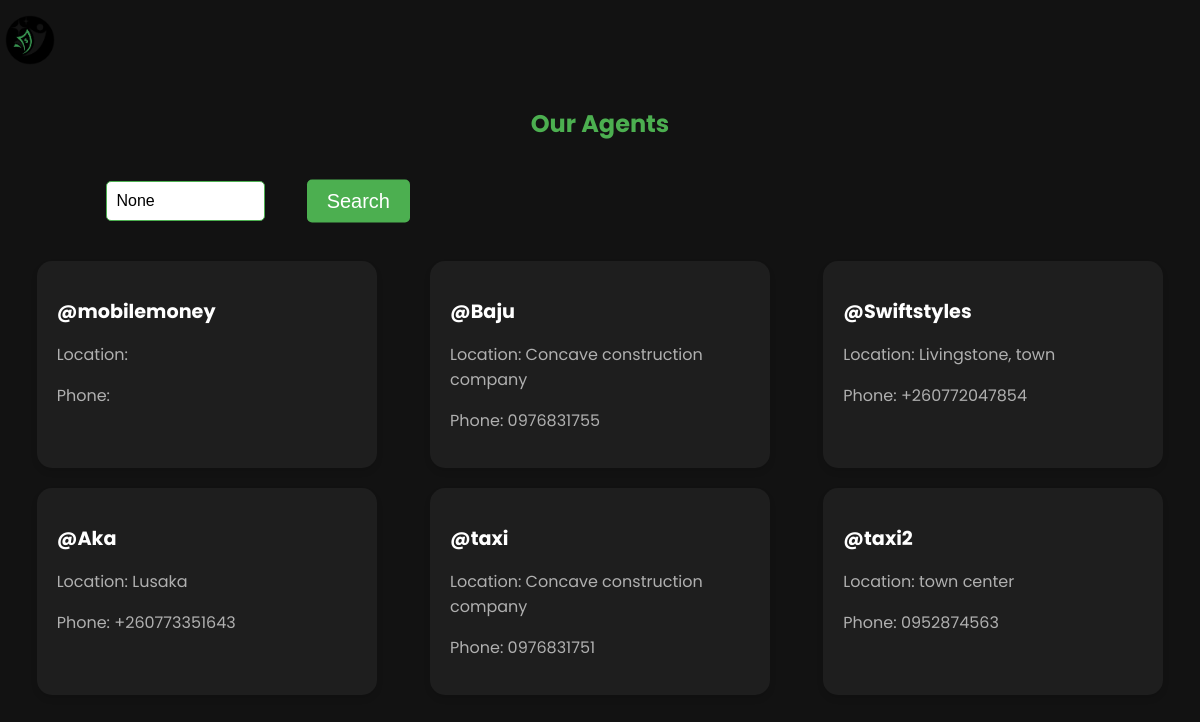
/agents/, run on the app's committed database.
### users/models.py (models this page shows, shortened)
class CustomUser(AbstractUser):
    first_name = models.CharField(max_length=100)
    last_name = models.CharField(max_length=100)
    phone_number = models.CharField(max_length=13, unique=True)
    house_number = models.CharField(max_length=50)
    business_location = models.CharField(max_length=255)
    profile_pic = models.ImageField(upload_to='profile_pics/', null=True, blank=True)
    profile_pic_thumbnail = models.ImageField(upload_to='profile_pics/thumbnails/', null=True, blank=True)
    is_approved = models.BooleanField(default=False)
    is_admin = models.BooleanField(default=False)
    is_driver = models.BooleanField(default=False)  # Add this line# Add this line

### mma/views.py (the view)
# urls.py: path('agents/', views.agent_list, name='agent_list'),
def agent_list(request):
    query = request.GET.get('q')
    if query:
        agents = CustomUser.objects.filter(business_location__icontains=query, is_admin=False)
    else:
        agents = CustomUser.objects.filter(is_admin=False)
    return render(request, 'agent_list.html', {
        'agents': agents,
        'query': query,
    })

### mma/templates/agent_list.html (shortened to what this page needs)
{% extends 'base.html' %}
{% block content %}
<div class="dashboard-container">
    <h1 class="page-title">Our Agents</h1>
    <div class="search-form">
        <form method="GET" action="{% url 'agent_list' %}">
            <input type="text" name="q" class="search-input" placeholder="Search by location..." value="{{ query }}">
            <button type="submit" class="search-btn">Search</button>
        </form>
    </div>
    {% if agents %}
        <div class="card-container">
            {% for agent in agents %}
                <div class="card">
                    <h2 class="card-title">@{{ agent.username }}</h2>
                    <p class="card-content">Location: {{ agent.business_location }}</p>
                    <p class="card-content">Phone: {{ agent.phone_number }}</p>
                </div>
            {% endfor %}
        </div>
    {% else %}
        <p>No agents found in this location.</p>
    {% endif %}
</div>
{% endblock %}

### mma/templates/base.html (style rules this page uses)
:root { --primary-color: #4CAF50; --secondary-color: #2196F3; --background-color: #121212; --card-background: #1E1E1E; --text-color: #FFFFFF; --secondary-text: #B0B0B0; --nav-height: 60px; --table-header-bg: #333; --table-row-bg: #1E1E1E; --table-row-alt-bg: #2E2E2E; }
body { font-family: 'Poppins', sans-serif; background-color: var(--background-color); color: var(--text-color); margin: 0; padding-top: 70px; }
.page-title { font-size: 2.5em; margin-bottom: 20px; color: var(--primary-color); text-align: center; }
.card-container { display: grid; grid-template-columns: repeat(auto-fit, minmax(250px, 1fr)); gap: 20px; }
.card { background-color: var(--card-background); border-radius: 15px; padding: 20px; box-shadow: 0 4px 15px rgba(0, 0, 0, 0.1); transition: transform 0.3s, box-shadow 0.3s; }
.card-title { font-size: 1.5em; margin-bottom: 10px; color: var(--primary-color); }
.card-content { font-size: 1.2em; color: var(--text-color); }
button { background-color: #007bff; color: white; border: none; padding: 5px 10px; cursor: pointer; border-radius: 4px; }
.search-form { position: relative; width: 400px; max-width: 100%; }
.search-input { width: 100%; padding: 10px 40px 10px 15px; border: 2px solid #ddd; border-radius: 30px; font-size: 16px; outline: none; }
.search-btn { position: absolute; right: 10px; top: 50%; transform: translateY(-50%); background-color: transparent; border: none; cursor: pointer; color: var(--primary-color); font-size: 20px; }

### mma/templates/agent_list.html (style rules this page uses)
.dashboard-container { display: flex; flex-direction: column; gap: 20px; margin-bottom: 20px; }
.page-title { font-size: 1.5rem; color: var(--primary-color); margin-bottom: 20px; text-align: center; }
.search-form { display: flex; justify-content: center; margin-bottom: 20px; }
.search-input { padding: 10px; font-size: 1rem; border: 1px solid var(--primary-color); border-radius: 5px; width: 60%; max-width: 400px; }
.search-btn { background-color: var(--primary-color); color: white; padding: 10px 20px; border-radius: 5px; margin-left: 10px; cursor: pointer; border: none; transition: background-color 0.3s ease; }
.card-container { display: grid; gap: 20px; grid-template-columns: repeat(auto-fit, minmax(250px, 1fr)); justify-items: center; margin-bottom: 40px; }
.card { background-color: var(--card-background); border-radius: 15px; padding: 20px; width: 100%; max-width: 300px; box-shadow: 0 4px 6px rgba(0, 0, 0, 0.1); transition: transform 0.2s ease-in-out; }
.card-title { font-size: 1.2rem; color: var(--text-color); margin-bottom: 10px; }
.card-content { font-size: 1rem; color: var(--secondary-text); margin-bottom: 15px; }
@media (max-width: 1200px) { .card-container { grid-template-columns: repeat(3, 1fr); } }

### data on the page
CustomUser: username "mobilemoney"
CustomUser: username "Baju", business_location "Concave construction company", phone_number "0976831755"
CustomUser: username "Swiftstyles", business_location "Livingstone, town", phone_number "+260772047854"
CustomUser: username "Aka", business_location "Lusaka", phone_number "+260773351643"
CustomUser: username "taxi", business_location "Concave construction company", phone_number "0976831751"
CustomUser: username "taxi2", business_location "town center", phone_number "0952874563"
